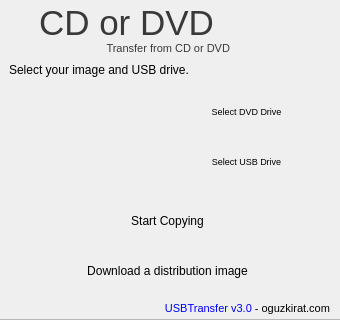
<?xml version="1.0" encoding="UTF-8"?>
<ui version="4.0">
 <class>MainWindow</class>
 <widget class="QMainWindow" name="MainWindow">
  <property name="geometry">
   <rect>
    <x>0</x>
    <y>0</y>
    <width>340</width>
    <height>320</height>
   </rect>
  </property>
  <property name="sizePolicy">
   <sizepolicy hsizetype="Fixed" vsizetype="Fixed">
    <horstretch>0</horstretch>
    <verstretch>0</verstretch>
   </sizepolicy>
  </property>
  <property name="minimumSize">
   <size>
    <width>340</width>
    <height>320</height>
   </size>
  </property>
  <property name="maximumSize">
   <size>
    <width>340</width>
    <height>320</height>
   </size>
  </property>
  <property name="windowTitle">
   <string>USBTransfer</string>
  </property>
  <property name="windowIcon">
   <iconset resource="resources.qrc">
    <normaloff>:/main/images/usbtransfer.ico</normaloff>:/main/images/usbtransfer.ico</iconset>
  </property>
  <property name="windowOpacity">
   <double>1.000000000000000</double>
  </property>
  <widget class="QWidget" name="centralwidget">
   <widget class="QFrame" name="frame">
    <property name="geometry">
     <rect>
      <x>-1</x>
      <y>-1</y>
      <width>342</width>
      <height>321</height>
     </rect>
    </property>
    <property name="styleSheet">
     <string notr="true">background-image: url(:/main/images/background.png);
</string>
    </property>
    <property name="frameShape">
     <enum>QFrame::StyledPanel</enum>
    </property>
    <property name="frameShadow">
     <enum>QFrame::Raised</enum>
    </property>
    <widget class="QWidget" name="widget" native="true">
     <property name="geometry">
      <rect>
       <x>250</x>
       <y>0</y>
       <width>92</width>
       <height>92</height>
      </rect>
     </property>
     <property name="minimumSize">
      <size>
       <width>92</width>
       <height>92</height>
      </size>
     </property>
     <property name="maximumSize">
      <size>
       <width>92</width>
       <height>92</height>
      </size>
     </property>
     <property name="toolTip">
      <string/>
     </property>
     <property name="styleSheet">
      <string notr="true">background-image:url(:/main/images/usbicon.png);
border:none;</string>
     </property>
    </widget>
    <widget class="QLabel" name="versionLabel">
     <property name="geometry">
      <rect>
       <x>120</x>
       <y>300</y>
       <width>211</width>
       <height>20</height>
      </rect>
     </property>
     <property name="styleSheet">
      <string notr="true">background-image:url(:/main/images/trans.png);
background-repeat:no-repeat;
color.rgb(0, 0, 0);</string>
     </property>
     <property name="text">
      <string>&lt;!DOCTYPE HTML PUBLIC &quot;-//W3C//DTD HTML 4.0//EN&quot; &quot;http://www.w3.org/TR/REC-html40/strict.dtd&quot;&gt;
&lt;html&gt;&lt;head&gt;&lt;meta name=&quot;qrichtext&quot; content=&quot;1&quot; /&gt;&lt;style type=&quot;text/css&quot;&gt;
p, li { white-space: pre-wrap; }
&lt;/style&gt;&lt;/head&gt;&lt;body style=&quot; font-family:'MS Shell Dlg 2'; font-size:8.25pt; font-weight:400; font-style:normal;&quot;&gt;
&lt;p align=&quot;right&quot; style=&quot; margin-top:0px; margin-bottom:0px; margin-left:0px; margin-right:0px; -qt-block-indent:0; text-indent:0px;&quot;&gt;&lt;span style=&quot; font-size:8pt; color:#0000ff;&quot;&gt;USBTransfer v3.0&lt;/span&gt;&lt;span style=&quot; font-size:8pt;&quot;&gt; - oguzkirat.com&lt;/span&gt;&lt;/p&gt;&lt;/body&gt;&lt;/html&gt;</string>
     </property>
    </widget>
    <widget class="QLabel" name="transferlabel">
     <property name="geometry">
      <rect>
       <x>10</x>
       <y>40</y>
       <width>221</width>
       <height>20</height>
      </rect>
     </property>
     <property name="layoutDirection">
      <enum>Qt::LeftToRight</enum>
     </property>
     <property name="styleSheet">
      <string notr="true">background-image:url(:/main/images/trans.png);
color: rgb(57, 57, 57);
</string>
     </property>
     <property name="text">
      <string>&lt;!DOCTYPE HTML PUBLIC &quot;-//W3C//DTD HTML 4.0//EN&quot; &quot;http://www.w3.org/TR/REC-html40/strict.dtd&quot;&gt;
&lt;html&gt;&lt;head&gt;&lt;meta name=&quot;qrichtext&quot; content=&quot;1&quot; /&gt;&lt;style type=&quot;text/css&quot;&gt;
p, li { white-space: pre-wrap; }
&lt;/style&gt;&lt;/head&gt;&lt;body style=&quot; font-family:'MS Shell Dlg 2'; font-size:8.25pt; font-weight:400; font-style:normal;&quot;&gt;
&lt;p align=&quot;right&quot; style=&quot; margin-top:0px; margin-bottom:0px; margin-left:0px; margin-right:0px; -qt-block-indent:0; text-indent:0px;&quot;&gt;&lt;span style=&quot; font-size:8pt;&quot;&gt;Transfer from CD or DVD&lt;/span&gt;&lt;/p&gt;&lt;/body&gt;&lt;/html&gt;</string>
     </property>
    </widget>
    <widget class="QLabel" name="selectisolabel">
     <property name="geometry">
      <rect>
       <x>10</x>
       <y>63</y>
       <width>321</width>
       <height>16</height>
      </rect>
     </property>
     <property name="styleSheet">
      <string notr="true">background-image:url(:/main/images/trans.png);
color.rgb(0, 0, 0);</string>
     </property>
     <property name="text">
      <string>Select your image and USB drive.</string>
     </property>
    </widget>
    <widget class="QPushButton" name="Btn_cddvdStart">
     <property name="geometry">
      <rect>
       <x>30</x>
       <y>200</y>
       <width>277</width>
       <height>44</height>
      </rect>
     </property>
     <property name="minimumSize">
      <size>
       <width>277</width>
       <height>44</height>
      </size>
     </property>
     <property name="maximumSize">
      <size>
       <width>277</width>
       <height>44</height>
      </size>
     </property>
     <property name="cursor">
      <cursorShape>PointingHandCursor</cursorShape>
     </property>
     <property name="toolTip">
      <string/>
     </property>
     <property name="styleSheet">
      <string notr="true">border:none;
background-image: url(:/main/images/cddvd.png);
</string>
     </property>
     <property name="text">
      <string>Start Copying</string>
     </property>
    </widget>
    <widget class="QPushButton" name="Btn_download">
     <property name="geometry">
      <rect>
       <x>30</x>
       <y>250</y>
       <width>277</width>
       <height>44</height>
      </rect>
     </property>
     <property name="minimumSize">
      <size>
       <width>277</width>
       <height>44</height>
      </size>
     </property>
     <property name="maximumSize">
      <size>
       <width>277</width>
       <height>44</height>
      </size>
     </property>
     <property name="cursor">
      <cursorShape>PointingHandCursor</cursorShape>
     </property>
     <property name="toolTip">
      <string/>
     </property>
     <property name="styleSheet">
      <string notr="true">border:none;
background-image: url(:/main/images/download.png);
</string>
     </property>
     <property name="text">
      <string>Download a distribution image</string>
     </property>
    </widget>
    <widget class="QPushButton" name="Btn_Back">
     <property name="geometry">
      <rect>
       <x>5</x>
       <y>10</y>
       <width>30</width>
       <height>30</height>
      </rect>
     </property>
     <property name="cursor">
      <cursorShape>PointingHandCursor</cursorShape>
     </property>
     <property name="styleSheet">
      <string notr="true">background-image: url(:/main/images/back.png);
border:none;

</string>
     </property>
     <property name="text">
      <string/>
     </property>
    </widget>
    <widget class="QLabel" name="cdvdlabel">
     <property name="geometry">
      <rect>
       <x>40</x>
       <y>4</y>
       <width>201</width>
       <height>41</height>
      </rect>
     </property>
     <property name="styleSheet">
      <string notr="true">font: 26pt &quot;Myriad Pro&quot;;
background-image:url(:/main/images/trans.png);
color: rgb(57, 57, 57);</string>
     </property>
     <property name="text">
      <string>&lt;!DOCTYPE HTML PUBLIC &quot;-//W3C//DTD HTML 4.0//EN&quot; &quot;http://www.w3.org/TR/REC-html40/strict.dtd&quot;&gt;
&lt;html&gt;&lt;head&gt;&lt;meta name=&quot;qrichtext&quot; content=&quot;1&quot; /&gt;&lt;style type=&quot;text/css&quot;&gt;
p, li { white-space: pre-wrap; }
&lt;/style&gt;&lt;/head&gt;&lt;body style=&quot; font-family:'Myriad Pro'; font-size:26pt; font-weight:400; font-style:normal;&quot;&gt;
&lt;p style=&quot; margin-top:0px; margin-bottom:0px; margin-left:0px; margin-right:0px; -qt-block-indent:0; text-indent:0px;&quot;&gt;CD or DVD&lt;/p&gt;&lt;/body&gt;&lt;/html&gt;</string>
     </property>
    </widget>
    <widget class="QPushButton" name="selectDVDButton">
     <property name="geometry">
      <rect>
       <x>160</x>
       <y>90</y>
       <width>175</width>
       <height>44</height>
      </rect>
     </property>
     <property name="font">
      <font>
       <pointsize>7</pointsize>
      </font>
     </property>
     <property name="cursor">
      <cursorShape>PointingHandCursor</cursorShape>
     </property>
     <property name="styleSheet">
      <string notr="true">border:none;
background-image: url(:/main/images/mediabutton.png)
</string>
     </property>
     <property name="text">
      <string>Select DVD Drive</string>
     </property>
    </widget>
    <widget class="QPushButton" name="selectUSBButton">
     <property name="geometry">
      <rect>
       <x>160</x>
       <y>140</y>
       <width>175</width>
       <height>44</height>
      </rect>
     </property>
     <property name="font">
      <font>
       <family>MS Shell Dlg 2</family>
       <pointsize>7</pointsize>
      </font>
     </property>
     <property name="cursor">
      <cursorShape>PointingHandCursor</cursorShape>
     </property>
     <property name="styleSheet">
      <string notr="true">border:none;
background-image: url(:/main/images/usbbutton.png)
</string>
     </property>
     <property name="text">
      <string>Select USB Drive</string>
     </property>
    </widget>
    <widget class="QPushButton" name="Btn_Eject">
     <property name="geometry">
      <rect>
       <x>30</x>
       <y>90</y>
       <width>101</width>
       <height>81</height>
      </rect>
     </property>
     <property name="cursor">
      <cursorShape>ArrowCursor</cursorShape>
     </property>
     <property name="styleSheet">
      <string notr="true">background-image: url(:/main/images/eject.png);
border:none;

</string>
     </property>
     <property name="text">
      <string/>
     </property>
    </widget>
   </widget>
  </widget>
 </widget>
 <resources>
  <include location="resources.qrc"/>
 </resources>
 <connections/>
</ui>
